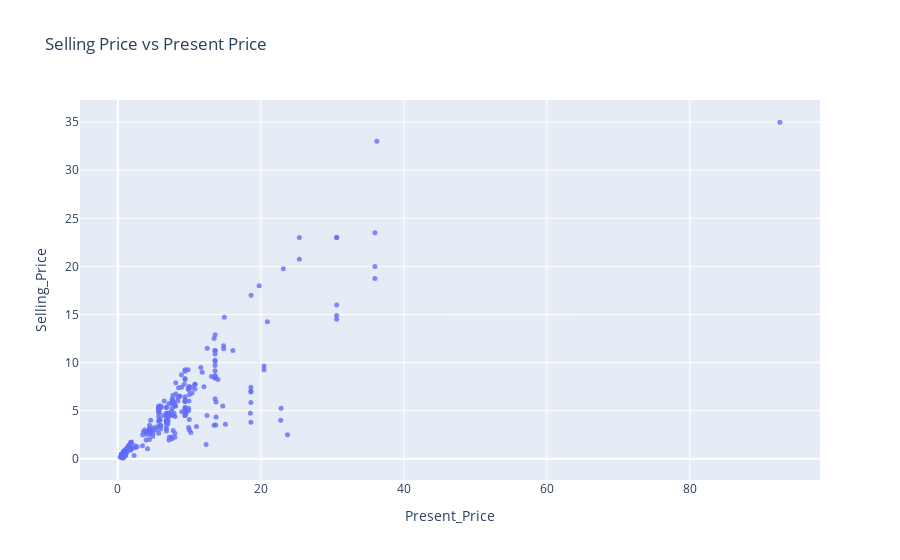

Notebook cell for this chart:
### Markdown cell above
#### `Selling_Price` vs `Present_Price`

### Code cell
fig = px.scatter(data, x= 'Present_Price',y='Selling_Price',opacity=0.8,title = 'Selling Price vs Present Price')
fig.update_traces(marker_size=5)
fig.show()

### Figure 1 — Plotly figure (JSON) as saved in the notebook; plotly's stock layout.template omitted (floating-point values rounded to 4 significant figures; data arrays with more than 128 entries replaced by an {"elided": "..."} marker saying what was removed)
{"data": [{"hovertemplate": "Present_Price=%{x}<br>Selling_Price=%{y}<extra></extra>", "legendgroup": "", "marker": {"color": "#636efa", "opacity": 0.8, "size": 5, "symbol": "circle"}, "mode": "markers", "name": "", "orientation": "v", "showlegend": false, "type": "scatter", "x": {"elided": "301 float values"}, "xaxis": "x", "y": {"elided": "301 float values"}, "yaxis": "y"}], "layout": {"legend": {"tracegroupgap": 0}, "title": {"text": "Selling Price vs Present Price"}, "xaxis": {"anchor": "y", "domain": [0, 1], "title": {"text": "Present_Price"}}, "yaxis": {"anchor": "x", "domain": [0, 1], "title": {"text": "Selling_Price"}}}}
